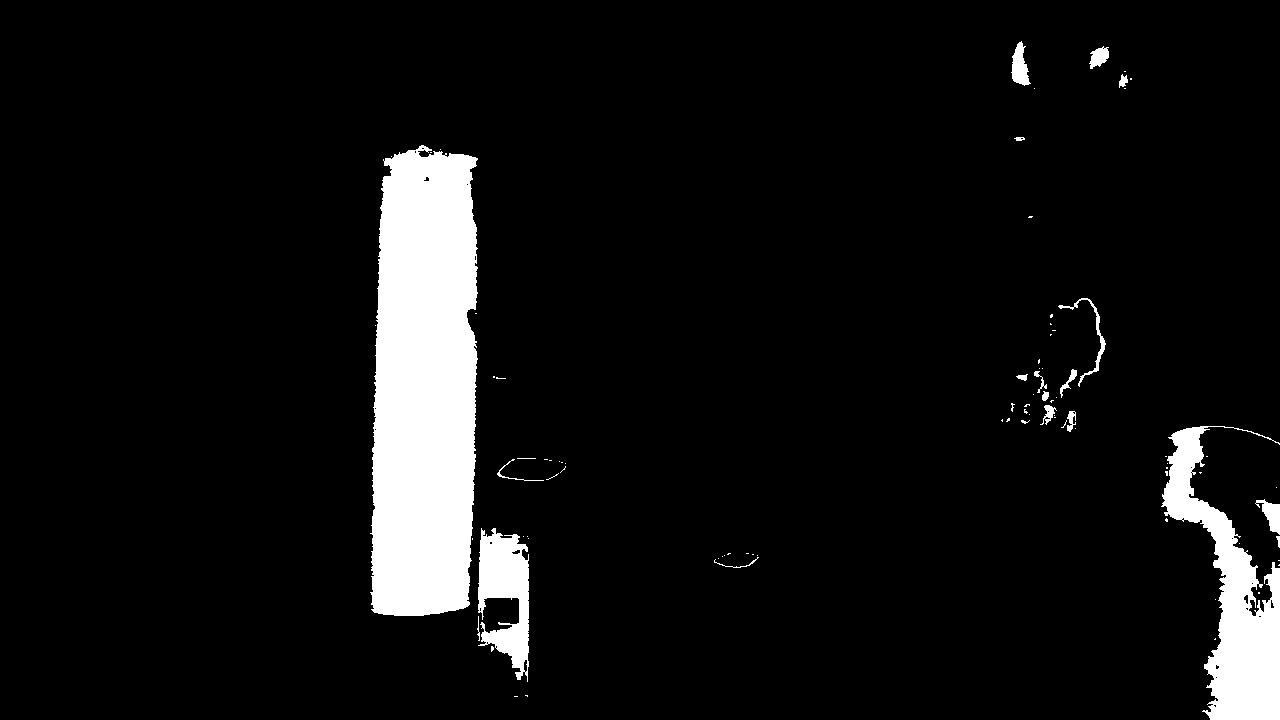
//> input picture threshold.jpg, 1280 x 720 px
$ ./29_laplace_operator   (built with g++ and OpenCV 4)
//> lines starting //> are read from the running program, lines starting //| are printed output that depends on the picture; after the words box and inside, x2 and y2 are one past the last pixel; in counts of white or black regions, pixels touching at a corner belong together
#include "opencv2/imgproc.hpp"
#include "opencv2/imgcodecs.hpp"
#include "opencv2/highgui.hpp"
using namespace cv;
int main( int, char** argv )
{
  Mat src, src_gray, dst;
  int kernel_size = 3;
  int scale = 1;
  int delta = 0;
  int ddepth = CV_16S;
  const char* window_name = "Laplace Demo";
  src = imread("threshold.jpg", IMREAD_COLOR ); // Load an image
//> src is the input picture: 720 rows x 1280 cols, CV_8UC3; min 0, max 255, mean 18.3
  if( src.empty() )
    { return -1; }
  GaussianBlur( src, src, Size(3,3), 0, 0, BORDER_DEFAULT );
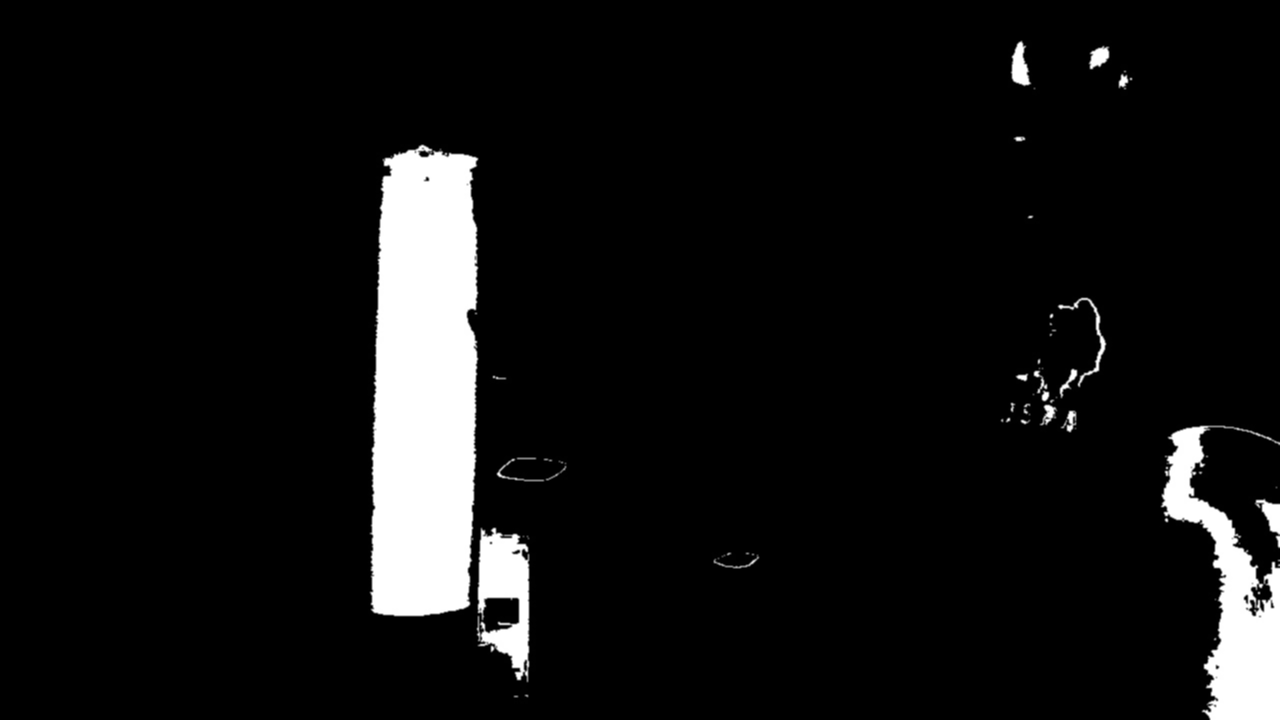
//> src: 720 rows x 1280 cols, CV_8UC3; 2.64% of pixels changed, all inside (x1, y1, x2, y2) = (367, 40, 1280, 720)
  cvtColor( src, src_gray, COLOR_BGR2GRAY ); // Convert the image to grayscale
  Mat abs_dst;
  Laplacian( src_gray, dst, ddepth, kernel_size, scale, delta, BORDER_DEFAULT );
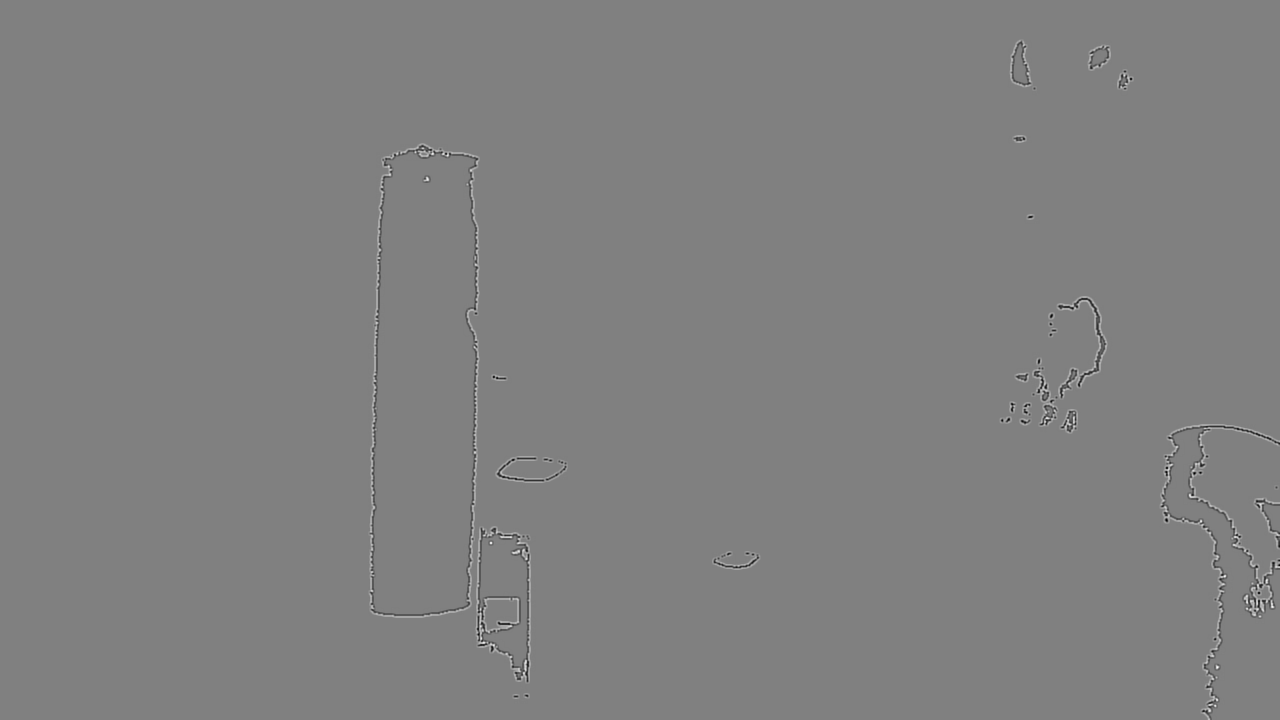
//> dst: 720 rows x 1280 cols, CV_16SC1; min -830, max 820, mean 0; drawn with min black and max white
  convertScaleAbs( dst, abs_dst );
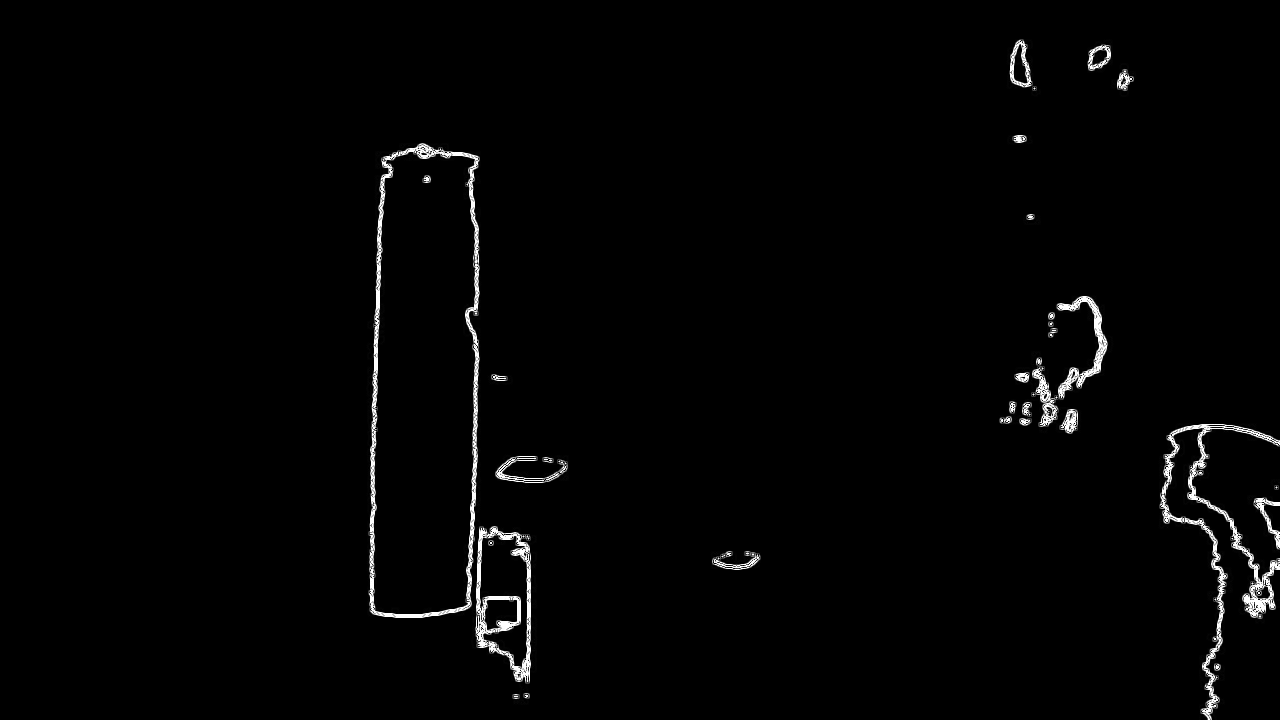
//> abs_dst: 720 rows x 1280 cols, CV_8UC1; min 0, max 255, mean 4
namedWindow(window_name,WINDOW_NORMAL);
  imshow( window_name, abs_dst );
  waitKey(0);
  return 0;
}
